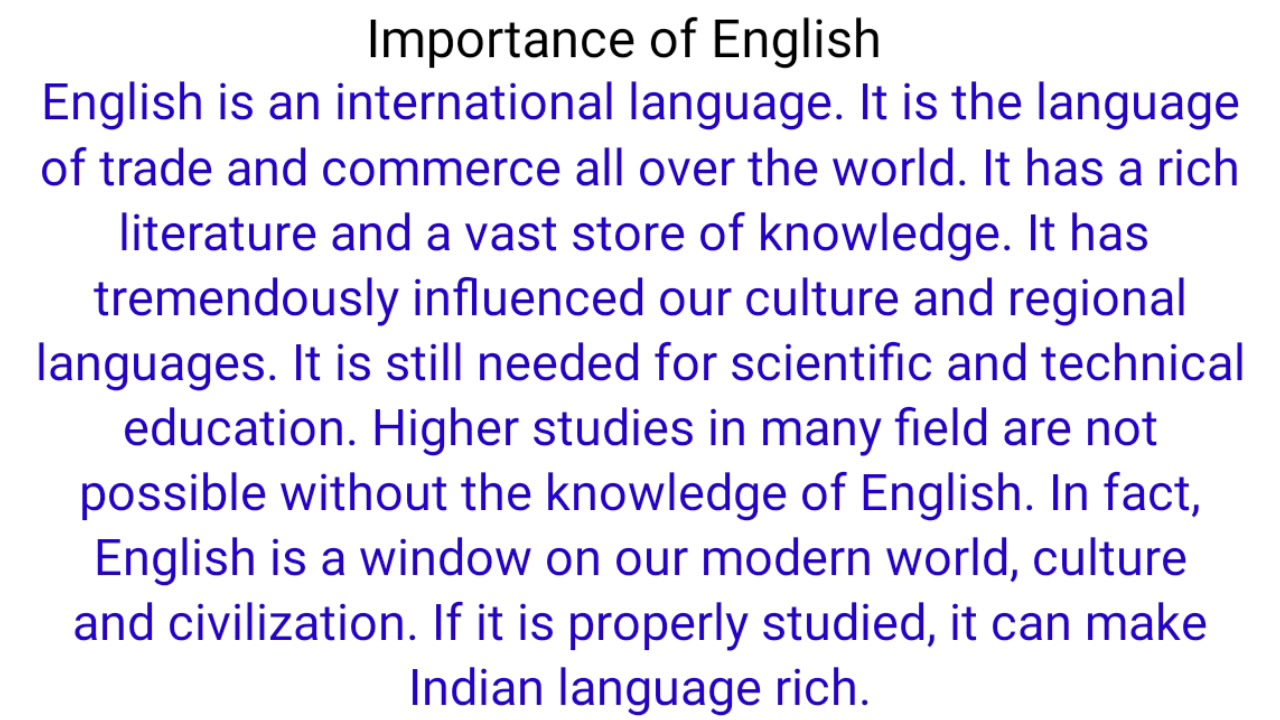
#> input picture OCR Image to text/sample.jpg, 1280 x 720 px
$ python OCR_Img_Txt.py
#> lines starting #> are read from the running program, lines starting #| are printed output that depends on the picture; after the words box and inside, x2 and y2 are one past the last pixel; in counts of white or black regions, pixels touching at a corner belong together
# python code for ocr image to text
import ctypes

import PIL
from PIL import Image, ImageOps
import pytesseract

pytesseract.pytesseract.tesseract_cmd = 'C:\\Program Files\\Tesseract-OCR\\tesseract.exe'

#grayscale
img = Image.open('sample.jpg').convert('L')
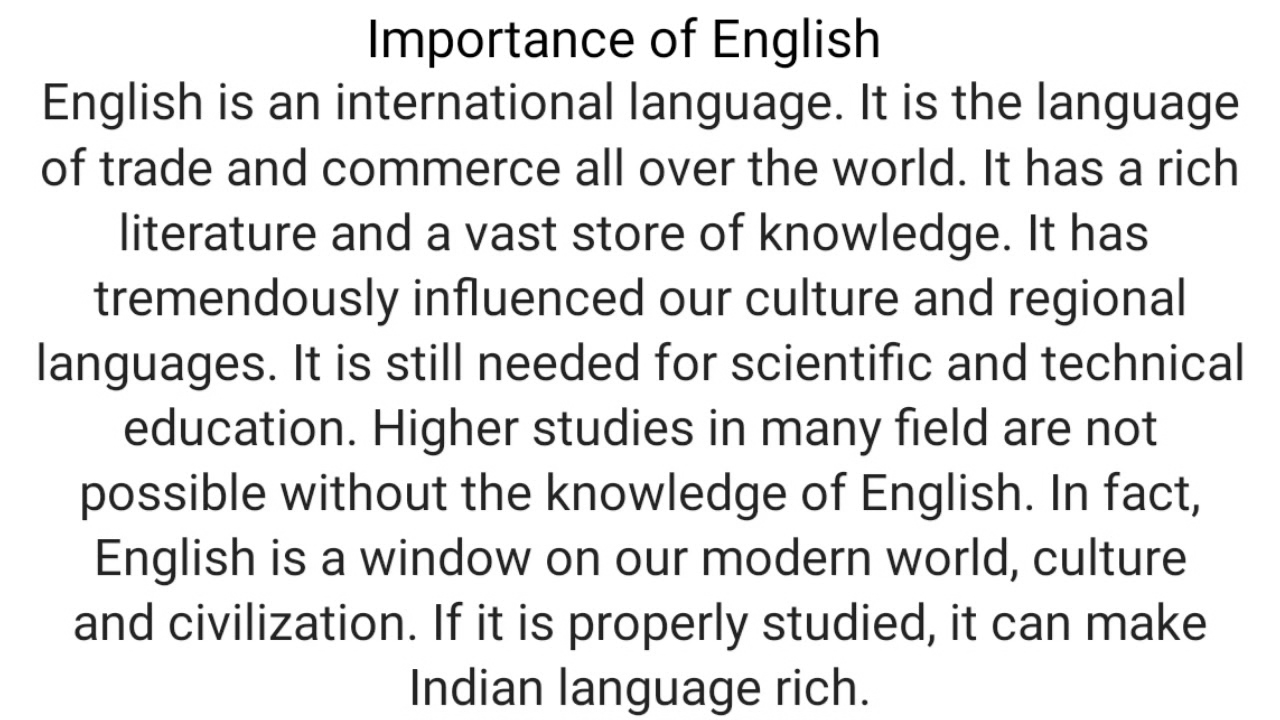
#> img: PIL image 1280x720 L; min 0, max 255, mean 228

#threshold
threshold = 150
img = img.point(lambda p: p > threshold and 255)
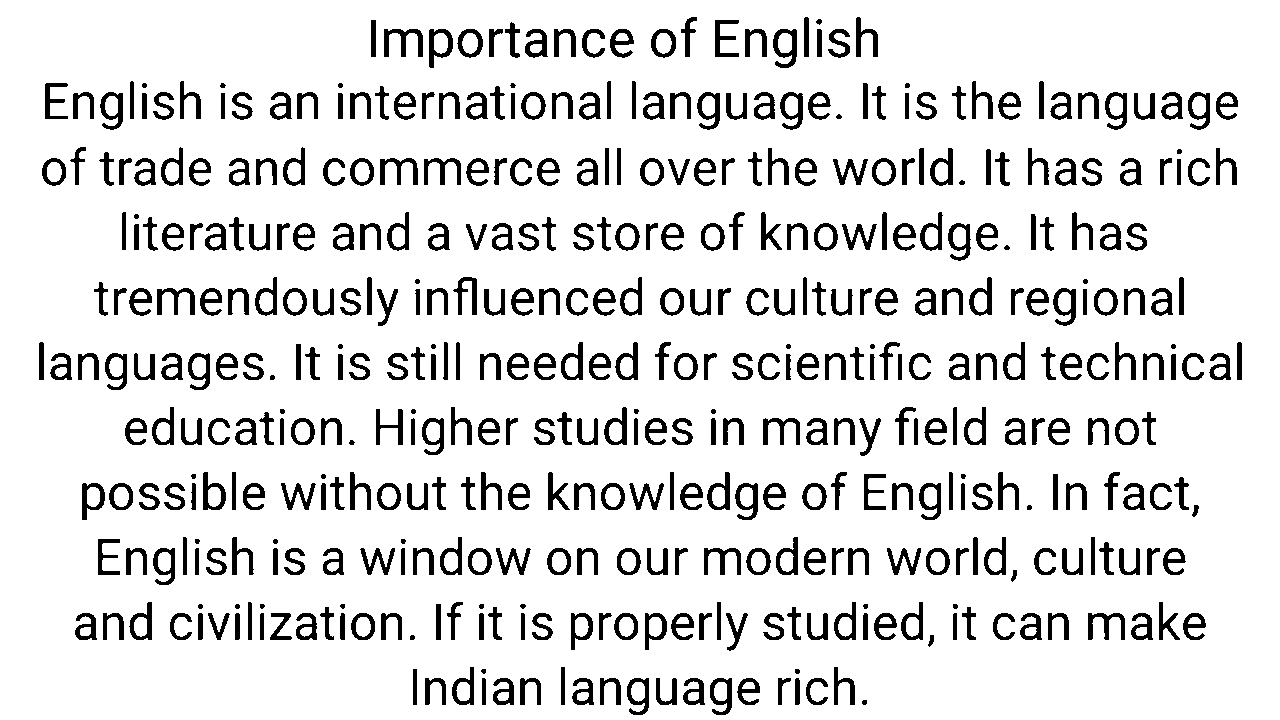
#> img: PIL image 1280x720 L; 87.9% white; 468 black regions, largest, box (x1, y1, x2, y2) and area: (384, 29, 423, 57) 502, (773, 29, 797, 68) 471, (157, 288, 195, 315) 448

#inverted
img = Image.open('sample.jpg').convert('L')
img = PIL.ImageOps.invert(img)
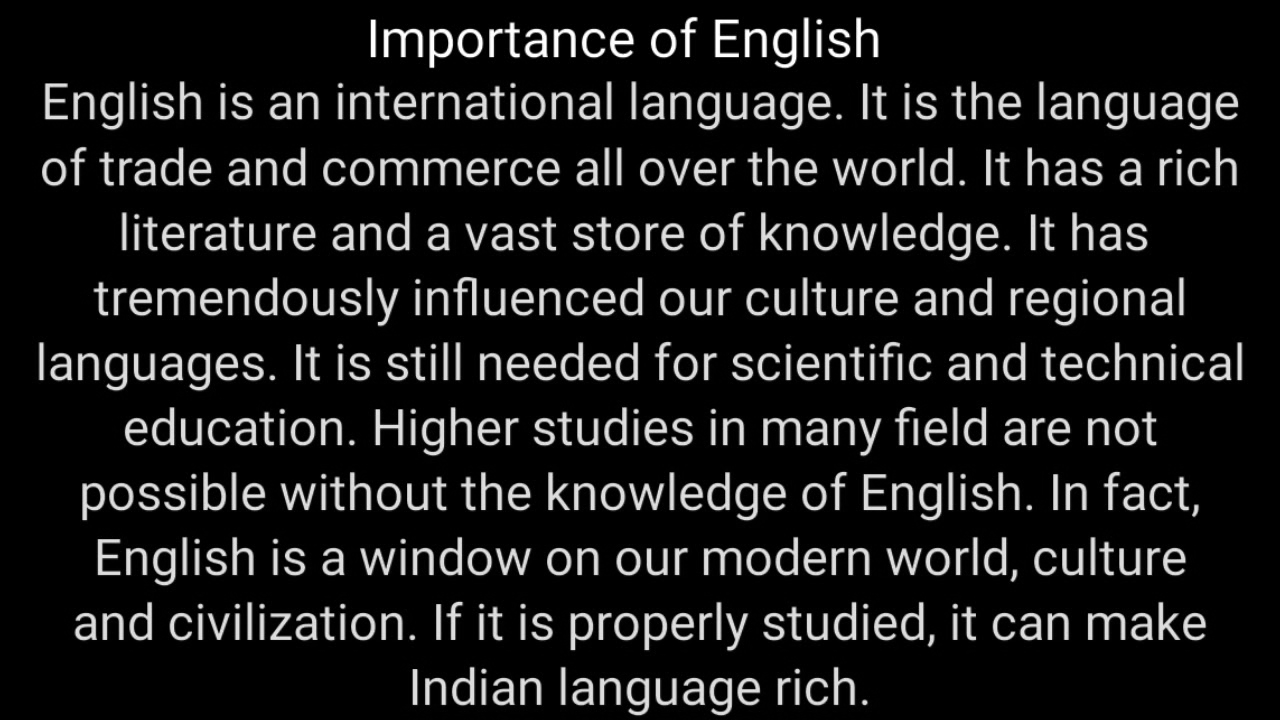
#> img: PIL image 1280x720 L; min 0, max 255, mean 27

#black and white
img = Image.open('sample.jpg').convert('1')
#> img: PIL image 1280x720 1; 89.4% white; black in thin lines or dots

#save
img.save('sample2.jpg')

#ocr
#> (the run stopped early here; a loop or call above may not have finished)
